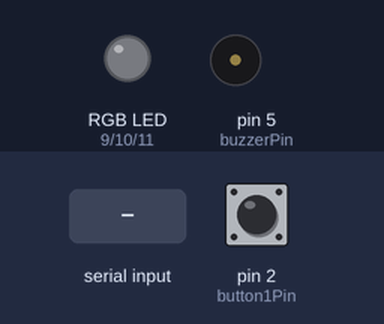
This sketch was run on a simulated Arduino Uno, built with avr-gcc and run on an emulated ATmega328P. On the bench: an RGB LED mixed from three pins (HIGH = lit), buzzer (waves = sounding). Inputs (shaded band) come from the test bench; at power-on: pin 2 (button1Pin) LOW. Random numbers use the default seed unless the sketch sets one; what the sketch prints to the serial monitor is not drawn.

Above: at 1.2 s.
1.3 s: "1" received over Serial
At 1.38 s:
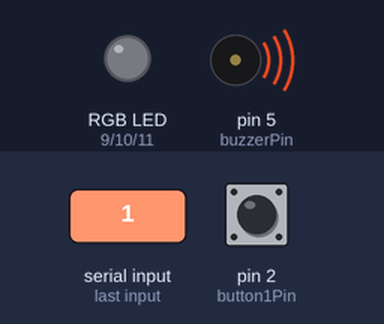
4.3 s: "2" received over Serial
Timing chart, 0 to 13.3 s (numbered marks = the images above; inputs shaded):
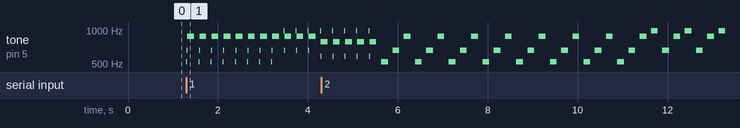

Measured:
- after the input at 1.3 s, tone on pin 5 (buzzerPin): plays 523 Hz for 0.01 s, 659 Hz for 0.01 s, 880 Hz for 0.15 s, 523 Hz for 0.01 s, 659 Hz for 0.01 s, 880 Hz for 0.15 s … (36 notes in this stretch), starting at once

The sketch:

Code.ino
```cpp
// Name: Aarsh Parimal Patel
// Student Id: 200520260
// Date: 06/07/2022
// Lab-7

/*************************************************
 * Public Constants
 *************************************************/
#define NOTE_B0 31
#define NOTE_C1 33
#define NOTE_CS1 35
#define NOTE_D1 37
#define NOTE_DS1 39
#define NOTE_E1 41
#define NOTE_F1 44
#define NOTE_FS1 46
#define NOTE_G1 49
#define NOTE_GS1 52
#define NOTE_A1 55
#define NOTE_AS1 58
#define NOTE_B1 62
#define NOTE_C2 65
#define NOTE_CS2 69
#define NOTE_D2 73
#define NOTE_DS2 78
#define NOTE_E2 82
#define NOTE_F2 87
#define NOTE_FS2 93
#define NOTE_G2 98
#define NOTE_GS2 104
#define NOTE_A2 110
#define NOTE_AS2 117
#define NOTE_B2 123
#define NOTE_C3 131
#define NOTE_CS3 139
#define NOTE_D3 147
#define NOTE_DS3 156
#define NOTE_E3 165
#define NOTE_F3 175
#define NOTE_FS3 185
#define NOTE_G3 196
#define NOTE_GS3 208
#define NOTE_A3 220
#define NOTE_AS3 233
#define NOTE_B3 247
#define NOTE_C4 262
#define NOTE_CS4 277
#define NOTE_D4 294
#define NOTE_DS4 311
#define NOTE_E4 330
#define NOTE_F4 349
#define NOTE_FS4 370
#define NOTE_G4 392
#define NOTE_GS4 415
#define NOTE_A4 440
#define NOTE_AS4 466
#define NOTE_B4 494
#define NOTE_C5 523
#define NOTE_CS5 554
#define NOTE_D5 587
#define NOTE_DS5 622
#define NOTE_E5 659
#define NOTE_F5 698
#define NOTE_FS5 740
#define NOTE_G5 784
#define NOTE_GS5 831
#define NOTE_A5 880
#define NOTE_AS5 932
#define NOTE_B5 988
#define NOTE_C6 1047
#define NOTE_CS6 1109
#define NOTE_D6 1175
#define NOTE_DS6 1245
#define NOTE_E6 1319
#define NOTE_F6 1397
#define NOTE_FS6 1480
#define NOTE_G6 1568
#define NOTE_GS6 1661
#define NOTE_A6 1760
#define NOTE_AS6 1865
#define NOTE_B6 1976
#define NOTE_C7 2093
#define NOTE_CS7 2217
#define NOTE_D7 2349
#define NOTE_DS7 2489
#define NOTE_E7 2637
#define NOTE_F7 2794
#define NOTE_FS7 2960
#define NOTE_G7 3136
#define NOTE_GS7 3322
#define NOTE_A7 3520
#define NOTE_AS7 3729
#define NOTE_B7 3951
#define NOTE_C8 4186
#define NOTE_CS8 4435
#define NOTE_D8 4699
#define NOTE_DS8 4978

// setting up the pins and rgb
int buzzerPin = 5;  // The buzzerPin is connected to pin 5 of the Arduino.
int button1Pin = 2; // The SW1 button is connect to pin 2 of the Arduino.
int RED = 9;        // The RED Pin is connected to pin 9 of the Arduino.
int GREEN = 10;     // The GREEN Pin is connected to pin 10 of the Arduino.
int BLUE = 11;      // The BLUE Pin is connected to pin 11 of the Arduino.
// setting up the arrays for notes and their durations
int notes[] = {NOTE_C5, NOTE_E5, NOTE_A5, NOTE_C5, NOTE_E5, NOTE_A5, NOTE_C5, NOTE_E5, NOTE_A5, NOTE_C5, NOTE_E5, NOTE_A5, NOTE_C5, NOTE_E5, NOTE_A5, NOTE_C5, NOTE_E5, NOTE_A5, NOTE_C5, NOTE_E5, NOTE_A5, NOTE_C5, NOTE_E5, NOTE_A5, NOTE_B5, NOTE_E5, NOTE_A5, NOTE_B5, NOTE_E5, NOTE_A5, NOTE_B5, NOTE_E5, NOTE_A5, NOTE_B5, NOTE_D5, NOTE_G5, NOTE_B5, NOTE_D5, NOTE_G5, NOTE_B5, NOTE_D5, NOTE_G5, NOTE_B5, NOTE_D5, NOTE_G5, NOTE_B5, NOTE_D5, NOTE_G5};
int duration[] = {150, 150, 150, 150, 150, 150, 150, 150, 150, 150, 150, 150, 150, 150, 150, 150, 150, 150, 150, 150, 150, 150, 150, 150, 150, 150, 150, 150, 150, 150, 150, 150, 150, 150, 150, 150, 150, 150, 150, 150, 150, 150, 150, 150, 150, 150, 150, 150};
int colour;
int incomingByte = 0;
void setup()
{                               // The Setup function runs once.
    pinMode(buzzerPin, OUTPUT); // Setup buzzer pin as an output pin.
    pinMode(button1Pin, INPUT); // Setup button1 pin as an input pin.
    pinMode(RED, OUTPUT);       // Setup red pin as output pin.
    pinMode(GREEN, OUTPUT);     // Setup green pin as output pin.
    pinMode(BLUE, OUTPUT);      // Setup blue pin as output pin.
    randomSeed(analogRead(A0)); // for getting random values.
    Serial.begin(9600);         // this will allow us to print in the serial monitor
}
void loop()
{ // The loop function runs forever.
    // this will act as a container for levels.

    // level1();
    // level2();
    // level3();
    level4();
}

// level 1: Checking if the buzzer works.
void level1()
{
    // adding if statement
    if (digitalRead(button1Pin) == HIGH)
    {                              // Check to see if button1 is pressed.
        tone(buzzerPin, 1000, 50); // Play a tone of 1000Hz for 50 milliseconds.

    } // end of if statement
} // end of level 1

// level 2:
void level2()
{
    // adding if statement
    if (digitalRead(button1Pin) == HIGH)
    {

        // adding notes for the tune

        tone(buzzerPin, NOTE_C5, 150);
        delay(10);
        tone(buzzerPin, NOTE_E5, 150);
        delay(10);
        tone(buzzerPin, NOTE_A5, 150);
        delay(250);
        tone(buzzerPin, NOTE_C5, 150);
        delay(10);
        tone(buzzerPin, NOTE_E5, 150);
        delay(10);
        tone(buzzerPin, NOTE_A5, 150);
        delay(250);
        tone(buzzerPin, NOTE_C5, 150);
        delay(10);
        tone(buzzerPin, NOTE_E5, 150);
        delay(10);
        tone(buzzerPin, NOTE_A5, 150);
        delay(250);
        tone(buzzerPin, NOTE_C5, 150);
        delay(10);
        tone(buzzerPin, NOTE_E5, 150);
        delay(10);
        tone(buzzerPin, NOTE_A5, 150);
        delay(250);
        tone(buzzerPin, NOTE_C5, 150);
        delay(10);
        tone(buzzerPin, NOTE_E5, 150);
        delay(10);
        tone(buzzerPin, NOTE_A5, 150);
        delay(250);
        tone(buzzerPin, NOTE_C5, 150);
        delay(10);
        tone(buzzerPin, NOTE_E5, 150);
        delay(10);
        tone(buzzerPin, NOTE_A5, 150);
        delay(250);
        tone(buzzerPin, NOTE_C5, 150);
        delay(10);
        tone(buzzerPin, NOTE_E5, 150);
        delay(10);
        tone(buzzerPin, NOTE_A5, 150);
        delay(250);
        tone(buzzerPin, NOTE_C5, 150);
        delay(10);
        tone(buzzerPin, NOTE_E5, 150);
        delay(10);
        tone(buzzerPin, NOTE_A5, 150);
        delay(250);
        tone(buzzerPin, NOTE_B5, 150);
        delay(10);
        tone(buzzerPin, NOTE_E5, 150);
        delay(10);
        tone(buzzerPin, NOTE_A5, 150);
        delay(250);
        tone(buzzerPin, NOTE_B5, 150);
        delay(10);
        tone(buzzerPin, NOTE_E5, 150);
        delay(10);
        tone(buzzerPin, NOTE_A5, 150);
        delay(250);
        tone(buzzerPin, NOTE_B5, 150);
        delay(10);
        tone(buzzerPin, NOTE_E5, 150);
        delay(10);
        tone(buzzerPin, NOTE_A5, 150);
        delay(250);
        tone(buzzerPin, NOTE_B5, 150);
        delay(10);
        tone(buzzerPin, NOTE_D5, 150);
        delay(10);
        tone(buzzerPin, NOTE_G5, 150);
        delay(250);
        tone(buzzerPin, NOTE_B5, 150);
        delay(10);
        tone(buzzerPin, NOTE_D5, 150);
        delay(10);
        tone(buzzerPin, NOTE_G5, 150);
        delay(250);
        tone(buzzerPin, NOTE_B5, 150);
        delay(10);
        tone(buzzerPin, NOTE_D5, 150);
        delay(10);
        tone(buzzerPin, NOTE_G5, 150);
        delay(250);
        tone(buzzerPin, NOTE_B5, 150);
        delay(10);
        tone(buzzerPin, NOTE_D5, 150);
        delay(10);
        tone(buzzerPin, NOTE_G5, 150);
        delay(250);
        tone(buzzerPin, NOTE_B5, 150);
        delay(10);
        tone(buzzerPin, NOTE_D5, 150);
        delay(10);
        tone(buzzerPin, NOTE_G5, 150);
        delay(250);

    } // end of if statement
} // end of level 2

// level 3: Creating a song and using arrays to store the notes and durations. Then adding
// a light show.
void level3()
{

    // adding if statement
    if (digitalRead(button1Pin) == HIGH)
    {

        // adding for loop
        for (int i = 0; i < (sizeof(notes) / sizeof(notes[0])); i++)
        {
            colour = random(9, 12); // this will display random lights with the tune.
            tone(buzzerPin, notes[i], duration[i]);
            digitalWrite(colour, HIGH);
            delay(duration[i] + 100);
            digitalWrite(colour, LOW);

        } // end of for loop

    } // end of if statement

} // end of level 3

// level 4: Creating a menu on the monitor that gives the user an option between 3
// songs
void level4()
{
    Serial.println("Please input the value to play your tune!!!");
    Serial.println("1. Tune-1");
    Serial.println("2. Tune-2");
    Serial.println("3. Tune-3");
    while (Serial.available() == 0)
    {
    } // this will stop the loop until input received.
    incomingByte = Serial.read();

    // adding if statements

    if (digitalRead(button1Pin) == LOW)
    { // Check to see if button1 is pressed.
        if (incomingByte == 49)
        {
            tone(buzzerPin, NOTE_C5, 150);
            delay(10);
            tone(buzzerPin, NOTE_E5, 150);
            delay(10);
            tone(buzzerPin, NOTE_A5, 150);
            delay(250);
            tone(buzzerPin, NOTE_C5, 150);
            delay(10);
            tone(buzzerPin, NOTE_E5, 150);
            delay(10);
            tone(buzzerPin, NOTE_A5, 150);
            delay(250);
            tone(buzzerPin, NOTE_C5, 150);
            delay(10);
            tone(buzzerPin, NOTE_E5, 150);
            delay(10);
            tone(buzzerPin, NOTE_A5, 150);
            delay(250);
            tone(buzzerPin, NOTE_C5, 150);
            delay(10);
            tone(buzzerPin, NOTE_E5, 150);
            delay(10);
            tone(buzzerPin, NOTE_A5, 150);
            delay(250);
            tone(buzzerPin, NOTE_C5, 150);
            delay(10);
            tone(buzzerPin, NOTE_E5, 150);
            delay(10);
            tone(buzzerPin, NOTE_A5, 150);
            delay(250);
            tone(buzzerPin, NOTE_C5, 150);
            delay(10);
            tone(buzzerPin, NOTE_E5, 150);
            delay(10);
            tone(buzzerPin, NOTE_A5, 150);
            delay(250);

            tone(buzzerPin, NOTE_C5, 150);
            delay(10);
            tone(buzzerPin, NOTE_E5, 150);
            delay(10);
            tone(buzzerPin, NOTE_A5, 150);
            delay(250);
            tone(buzzerPin, NOTE_C5, 150);
            delay(10);
            tone(buzzerPin, NOTE_E5, 150);
            delay(10);
            tone(buzzerPin, NOTE_A5, 150);
            delay(250);

            tone(buzzerPin, NOTE_B5, 150);
            delay(10);
            tone(buzzerPin, NOTE_E5, 150);
            delay(10);
            tone(buzzerPin, NOTE_A5, 150);
            delay(250);

            tone(buzzerPin, NOTE_B5, 150);
            delay(10);
            tone(buzzerPin, NOTE_E5, 150);
            delay(10);
            tone(buzzerPin, NOTE_A5, 150);
            delay(250);

            tone(buzzerPin, NOTE_B5, 150);
            delay(10);
            tone(buzzerPin, NOTE_E5, 150);
            delay(10);
            tone(buzzerPin, NOTE_A5, 150);
            delay(250);

            tone(buzzerPin, NOTE_B5, 150);
            delay(10);
            tone(buzzerPin, NOTE_D5, 150);
            delay(10);
            tone(buzzerPin, NOTE_G5, 150);
            delay(250);

            tone(buzzerPin, NOTE_B5, 150);
            delay(10);
            tone(buzzerPin, NOTE_D5, 150);
            delay(10);
            tone(buzzerPin, NOTE_G5, 150);
            delay(250);

            tone(buzzerPin, NOTE_B5, 150);
            delay(10);
            tone(buzzerPin, NOTE_D5, 150);
            delay(10);
            tone(buzzerPin, NOTE_G5, 150);
            delay(250);

            tone(buzzerPin, NOTE_B5, 150);
            delay(10);
            tone(buzzerPin, NOTE_D5, 150);
            delay(10);
            tone(buzzerPin, NOTE_G5, 150);
            delay(250);

            tone(buzzerPin, NOTE_B5, 150);
            delay(10);
            tone(buzzerPin, NOTE_D5, 150);
            delay(10);
            tone(buzzerPin, NOTE_G5, 150);
            delay(250);
        }
        else if (incomingByte == 50)
        {
            tone(buzzerPin, NOTE_C5, 150);
            delay(250);
            tone(buzzerPin, NOTE_E5, 150);
            delay(250);
            tone(buzzerPin, NOTE_A5, 150);
            delay(250);
            tone(buzzerPin, NOTE_C5, 150);
            delay(250);
            tone(buzzerPin, NOTE_E5, 150);
            delay(250);
            tone(buzzerPin, NOTE_A5, 150);
            delay(250);
            tone(buzzerPin, NOTE_C5, 150);
            delay(250);
            tone(buzzerPin, NOTE_E5, 150);
            delay(250);
            tone(buzzerPin, NOTE_A5, 150);
            delay(250);
            tone(buzzerPin, NOTE_C5, 150);
            delay(250);
            tone(buzzerPin, NOTE_E5, 150);
            delay(250);
            tone(buzzerPin, NOTE_A5, 150);
            delay(250);
            tone(buzzerPin, NOTE_C5, 150);
            delay(250);
            tone(buzzerPin, NOTE_E5, 150);
            delay(250);
            tone(buzzerPin, NOTE_A5, 150);
            delay(250);
            tone(buzzerPin, NOTE_C5, 150);
            delay(250);
            tone(buzzerPin, NOTE_E5, 150);
            delay(250);
            tone(buzzerPin, NOTE_A5, 150);
            delay(250);

            tone(buzzerPin, NOTE_C5, 150);
            delay(250);
            tone(buzzerPin, NOTE_E5, 150);
            delay(250);
            tone(buzzerPin, NOTE_A5, 150);
            delay(250);
            tone(buzzerPin, NOTE_C5, 150);
            delay(250);
            tone(buzzerPin, NOTE_E5, 150);
            delay(250);
            tone(buzzerPin, NOTE_A5, 150);
            delay(250);

            tone(buzzerPin, NOTE_B5, 150);
            delay(250);
            tone(buzzerPin, NOTE_E5, 150);
            delay(250);
            tone(buzzerPin, NOTE_A5, 150);
            delay(250);

            tone(buzzerPin, NOTE_B5, 150);
            delay(250);
            tone(buzzerPin, NOTE_E5, 150);
            delay(250);
            tone(buzzerPin, NOTE_A5, 150);
            delay(250);

            tone(buzzerPin, NOTE_B5, 150);
            delay(250);
            tone(buzzerPin, NOTE_E5, 150);
            delay(250);
            tone(buzzerPin, NOTE_A5, 150);
            delay(250);

            tone(buzzerPin, NOTE_B5, 150);
            delay(250);
            tone(buzzerPin, NOTE_D5, 150);
            delay(250);
            tone(buzzerPin, NOTE_G5, 150);
            delay(250);

            tone(buzzerPin, NOTE_B5, 150);
            delay(250);
            tone(buzzerPin, NOTE_D5, 150);
            delay(250);
            tone(buzzerPin, NOTE_G5, 150);
            delay(250);

            tone(buzzerPin, NOTE_B5, 150);
            delay(250);
            tone(buzzerPin, NOTE_D5, 150);
            delay(250);
            tone(buzzerPin, NOTE_G5, 150);
            delay(250);

            tone(buzzerPin, NOTE_B5, 150);
            delay(250);
            tone(buzzerPin, NOTE_D5, 150);
            delay(250);
            tone(buzzerPin, NOTE_G5, 150);
            delay(250);

            tone(buzzerPin, NOTE_B5, 150);
            delay(250);
            tone(buzzerPin, NOTE_D5, 150);
            delay(250);
            tone(buzzerPin, NOTE_G5, 150);
            delay(250);
        }
        else if (incomingByte == 51)
        {
            tone(buzzerPin, NOTE_C5, 150);
            delay(250);
            tone(buzzerPin, NOTE_D5, 150);
            delay(250);
            tone(buzzerPin, NOTE_E5, 150);
            delay(250);
            tone(buzzerPin, NOTE_F5, 150);
            delay(250);
            tone(buzzerPin, NOTE_G5, 150);
            delay(250);
            tone(buzzerPin, NOTE_A5, 150);
            delay(250);
            tone(buzzerPin, NOTE_B5, 150);
            delay(250);
            tone(buzzerPin, NOTE_C5, 150);
            delay(250);
            tone(buzzerPin, NOTE_C5, 150);
            delay(250);
            tone(buzzerPin, NOTE_B5, 150);
            delay(250);
            tone(buzzerPin, NOTE_A5, 150);
            delay(250);
            tone(buzzerPin, NOTE_G5, 150);
            delay(250);
            tone(buzzerPin, NOTE_F5, 150);
            delay(250);
            tone(buzzerPin, NOTE_E5, 150);
            delay(250);
            tone(buzzerPin, NOTE_D5, 150);
            delay(250);
            tone(buzzerPin, NOTE_C5, 150);
            delay(250);
        }

    } // end of if statements
} // end of level 4
```
